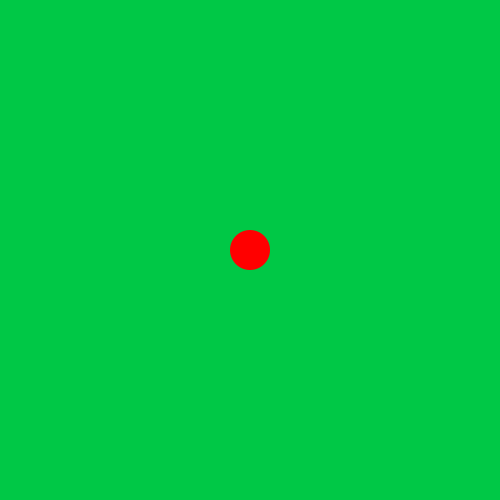
Frame 1 (no input)
Frame 60 (the mouse pressed at the canvas centre just before this capture): identical to frame 1, image omitted
Frame 120 (the mouse held since frame 60 and released just before this capture): identical to frame 1, image omitted

The Processing sketch that drew this single still picture (run headless with seeded random() and noise(); from frame 60 on, the mouse is pressed at the canvas centre):

// Processing sketch: wk02_ex00_variables
// ── wk02_ex00_variables.pde
//wk02_ex00_variables
//a circle in the middle of the sketch window with 
//all values hard coded

void setup(){
  size(500,500);
  //colorMode is HSB(Hue, Saturation, Brightness)
  //values from 0-255 for each
  colorMode(HSB);
}

void draw(){
  //color hue is 100, full saturation, 80% brightness
  background(100,255,200);
  noStroke();
  fill(0,255,255);
  ellipse(250,250,40,40);
}
